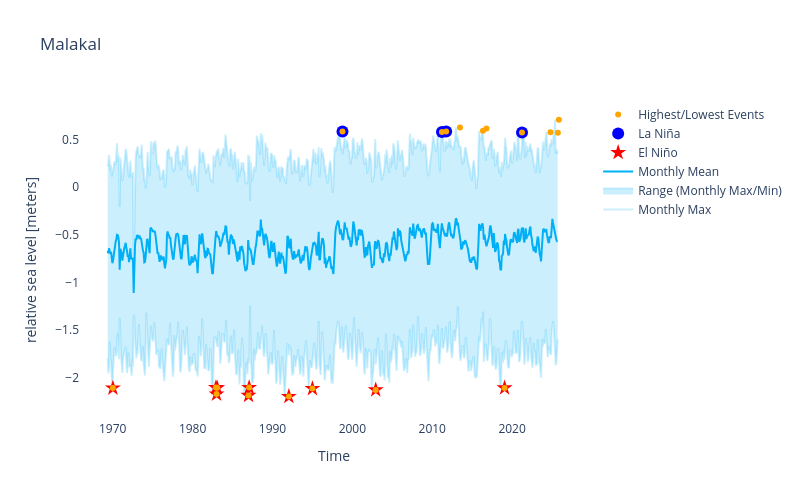

Here is the notebook cell this chart was saved with:
### Markdown cell above
A note: the plotly plot will not render in the jupyter book build, because the original data to build it is stored elsewhere (not on github). If you are replicating this notebook, it should work fine for you. In the meantime, the pre-built html is available.

### Code cell
figly = make_plotly_figure_rankings(
        rsl_monthly_mean,
        rsl_monthly_max,
        rsl_monthly_min,
        top_10_table,
        rsl,
        uhslc_id,
        station_name
)

# change size of the plot
# figly.update_layout(autosize=True)
figly.update_layout(width=800, height=500,autosize=False)
# save the figure to the output folder
figname = 'SL_top_10_plot_' + station_name + '.html'

# remove commas from figname
figname = figname.replace(', ','_')


figly

### Figure 1 — Plotly figure (JSON) as saved in the notebook; plotly's stock layout.template omitted (floating-point values rounded to 4 significant figures; data arrays with more than 128 entries replaced by an {"elided": "..."} marker saying what was removed)
{"data": [{"line": {"color": "rgba(0,176,246,0.2)"}, "mode": "lines", "name": "Monthly Max", "type": "scatter", "x": {"elided": "683 str values"}, "y": {"elided": "677 float values"}}, {"fill": "tonexty", "fillcolor": "rgba(0,176,246,0.2)", "line": {"color": "rgba(0,176,246,0.2)"}, "mode": "lines", "name": "Range (Monthly Max/Min)", "type": "scatter", "x": {"elided": "683 str values"}, "y": {"elided": "677 float values"}}, {"line": {"color": "rgba(0,176,246,1)"}, "mode": "lines", "name": "Monthly Mean", "type": "scatter", "x": {"elided": "683 str values"}, "y": {"elided": "677 float values"}}, {"hoverinfo": "none", "marker": {"color": "red", "size": 12, "symbol": "star"}, "mode": "markers", "name": "El Niño", "type": "scatter", "x": ["1992-01-19T17:00:00", "1986-12-31T17:00:00", "1982-12-31T18:00:00", "2002-12-04T17:00:00", "1995-01-01T17:00:00", "1970-01-08T18:00:00", "2019-01-21T17:00:00", "1983-01-28T17:00:00", "1982-12-02T18:00:00", "1987-01-29T17:00:00"], "y": [-2.194, -2.183, -2.169, -2.125, -2.111, -2.106, -2.104, -2.103, -2.101, -2.1]}, {"hoverinfo": "none", "marker": {"color": "blue", "size": 12, "symbol": "circle"}, "mode": "markers", "name": "La Niña", "type": "scatter", "x": ["2011-09-29T11:00:00", "1998-10-07T11:00:00", "2011-03-21T23:00:00", "2021-03-29T23:00:00"], "y": [0.582, 0.581, 0.576, 0.572]}, {"hovertemplate": "%{x}, %{y:.2f} m<extra></extra>", "marker": {"color": "orange", "size": 6, "symbol": "circle"}, "mode": "markers", "name": "Highest/Lowest Events", "type": "scatter", "x": ["2025-11-07T10:00:00", "2013-06-23T22:00:00", "2016-10-16T10:00:00", "2016-05-07T22:00:00", "2011-09-29T11:00:00", "1998-10-07T11:00:00", "2011-03-21T23:00:00", "2024-10-19T11:00:00", "2021-03-29T23:00:00", "2025-09-23T11:00:00", "1992-01-19T17:00:00", "1986-12-31T17:00:00", "1982-12-31T18:00:00", "2002-12-04T17:00:00", "1995-01-01T17:00:00", "1970-01-08T18:00:00", "2019-01-21T17:00:00", "1983-01-28T17:00:00", "1982-12-02T18:00:00", "1987-01-29T17:00:00"], "y": [0.705, 0.625, 0.613, 0.589, 0.582, 0.581, 0.576, 0.575, 0.572, 0.568, -2.194, -2.183, -2.169, -2.125, -2.111, -2.106, -2.104, -2.103, -2.101, -2.1]}], "layout": {"autosize": false, "height": 500, "plot_bgcolor": "white", "showlegend": true, "title": {"text": "Malakal"}, "width": 800, "xaxis": {"title": {"text": "Time"}}, "yaxis": {"title": {"text": "relative sea level [meters]"}}}}
